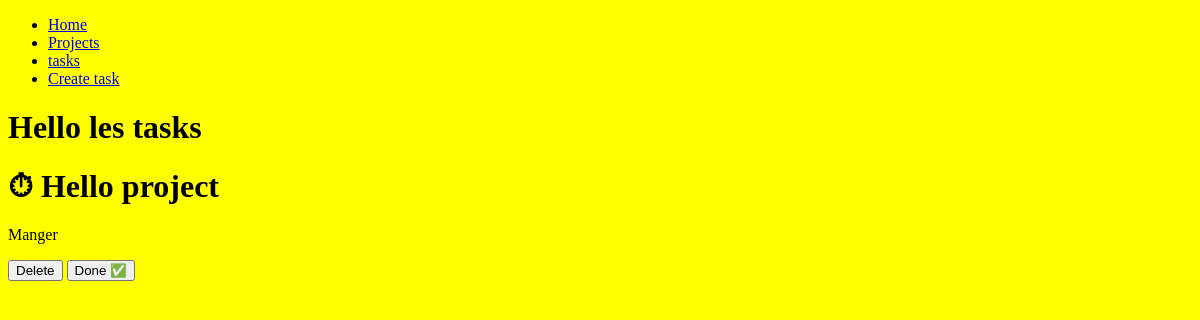
/tasks/, run on an earlier commit of the app's database.
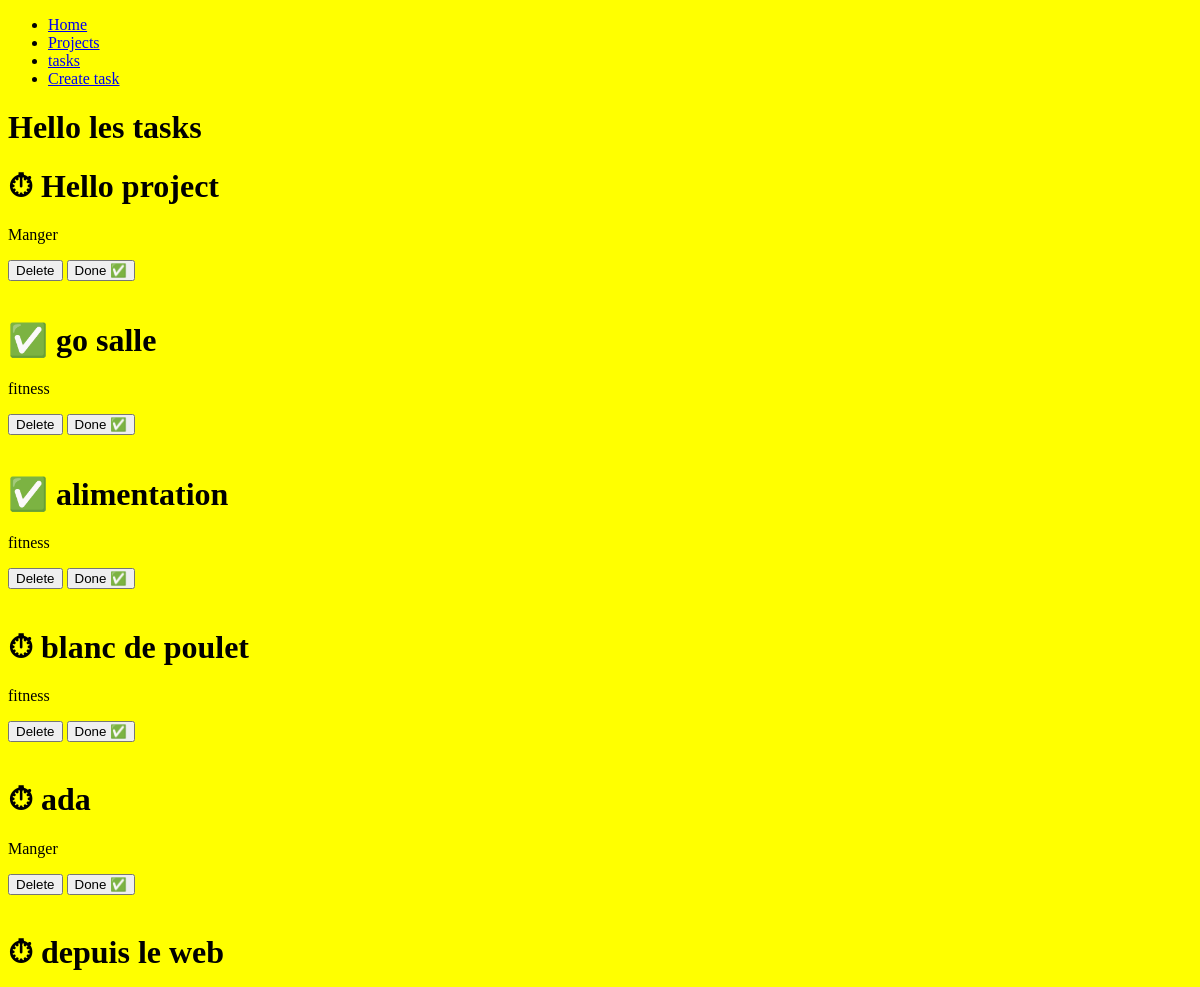
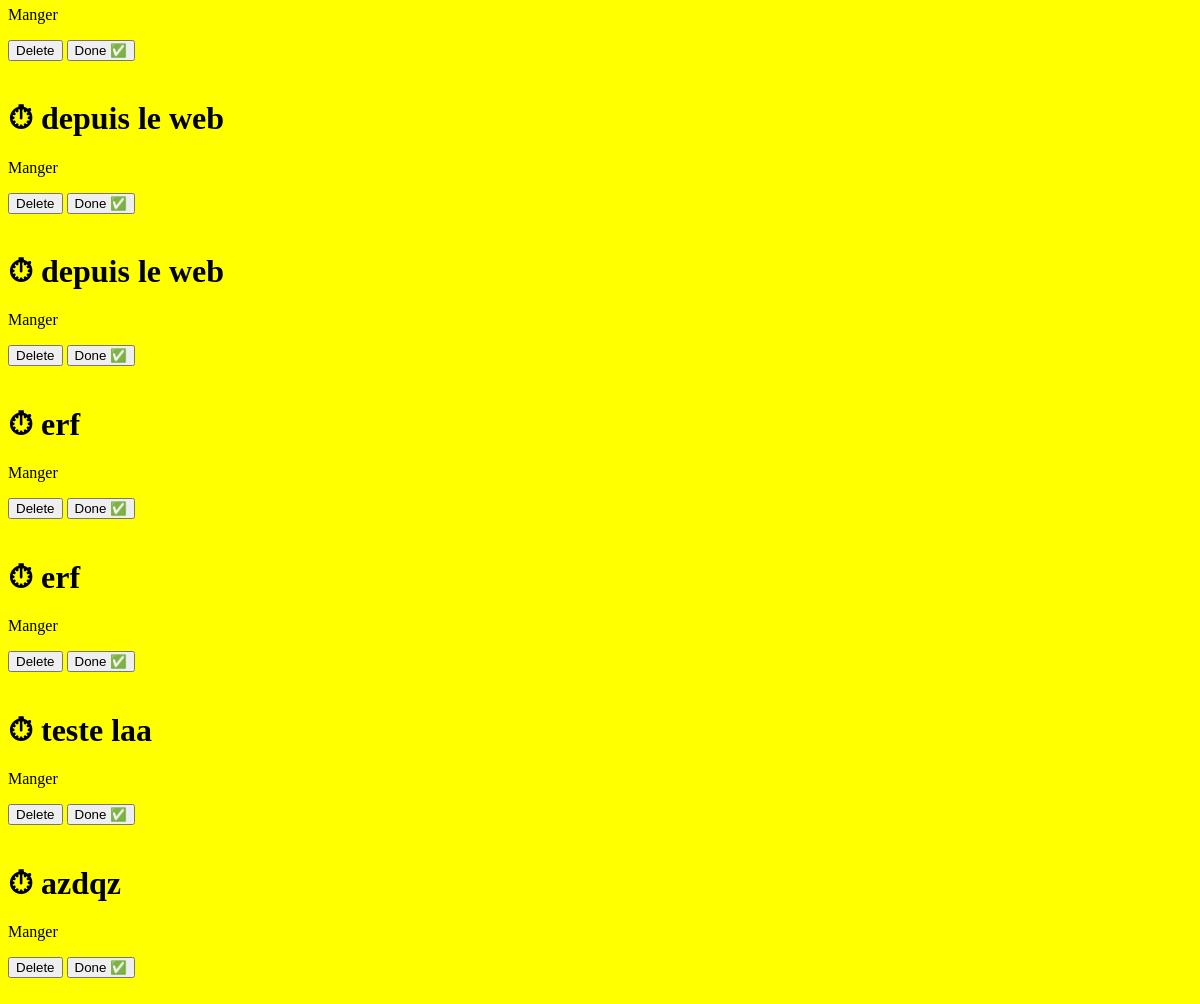
And on a later commit of the database (2 pictures, top to bottom).
### myapp/models.py (models this page shows, shortened)
class Task(models.Model):
    title = models.CharField(max_length=200)
    description = models.TextField()
    project = models.ForeignKey(Project, on_delete=models.CASCADE)
    done = models.BooleanField(default=False)

class Project(models.Model):
    name = models.CharField(max_length=200)
    def __str__(self):
        return self.name

### myapp/views.py (the view)
# urls.py: path("tasks/", views.task, name="tasks"),
def task(request):
    task = Task.objects.all()
    return render(request, "tasks.html", {
        "tasks": task
    })

### myapp/templates/tasks.html (shortened to what this page needs)
<!DOCTYPE html>
<html lang="en">
<head>
</head>
<body>
    {% extends "layouts/base.html" %}
    {% block content %}
    <h1>Hello les tasks</h1>
    {% for task in tasks %}
    <div>
        <h1>{% if task.done == False %} ⏱ {% else %} ✅ {% endif%} {{task.title}}</h1>
        <p>{{task.project}}</p>
        <button>Delete</button>
        <button>Done ✅</button>
    </div>
    <br>
    {% endfor %}
    {% endblock %}

### myapp/templates/layouts/base.html (shortened to what this page needs)
{% load static %}
<!DOCTYPE html>
<html lang="en">
<head>
    <link rel="stylesheet" href="{% static '/styles/main.css' %}">
</head>
<body>
    <nav>
        <ul>
            <li>
                <a href="{% url 'index' %}">Home</a>
            </li>
            <li>
                <a href="{% url 'projects' %}">Projects</a>
            </li>
            <li>
                <a href="{% url 'tasks' %}">tasks</a>
            </li>
            <li>
                <a href="{% url  'create_task' %}">Create task</a>
            </li>
        </ul>
    </nav>
    {% block content %}
    {% endblock %}
</body>
</html>

### myapp/static/styles/main.css (style rules this page uses)
body { background: yellow; }

What changed in the data, as far as the page shows it:
added Task: title "go salle", project "fitness"
added Task: title "alimentation", project "fitness"
added Task: title "blanc de poulet", project "fitness"
added Task: title "ada", project "Manger"
added Task: title "depuis le web", project "Manger"
added Task: title "depuis le web", project "Manger"
added Task: title "depuis le web", project "Manger"
added Task: title "erf", project "Manger"
added Task: title "erf", project "Manger"
added Task: title "teste laa", project "Manger"
added Task: title "azdqz", project "Manger"
